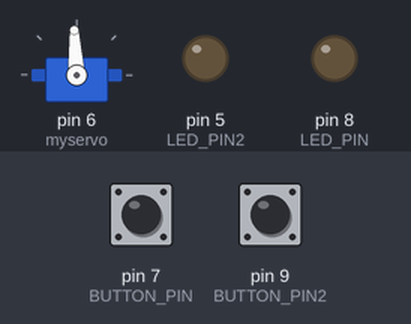
This sketch was run on a simulated Arduino Uno, built with avr-gcc and run on an emulated ATmega328P. Shown: servo, output pins drawn as LEDs (lit = HIGH). The test bench sets the inputs (shaded band); at power-on: pin 7 (BUTTON_PIN) LOW, pin 9 (BUTTON_PIN2) LOW.

Above: at 1.2 s.
1.3 s: pin 7 (BUTTON_PIN) pulled HIGH for 0.15 s
At 1.8 s:
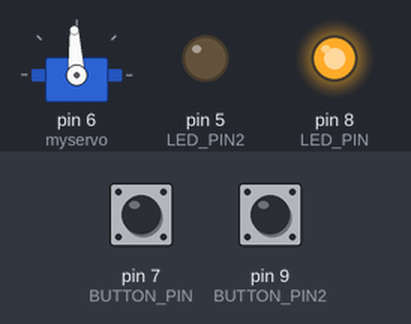
Timing chart, 0 to 11.9 s (numbered marks = the images above; inputs shaded):
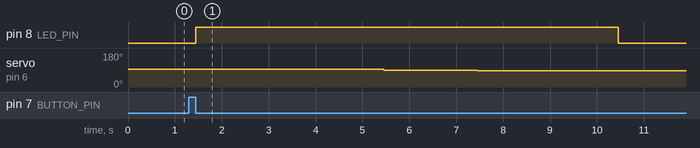

Measured:
- after the input at 1.3 s, pin 8 (LED_PIN): LOW → HIGH after 0.15 s, → LOW 9.0 s later; servo on pin 6 (myservo): 93° → 89° after 4.2 s, → 86° 2.0 s later

The sketch:

proiect.ino
```cpp
#include <Servo.h>

#define BUTTON_PIN2 9
#define LED_PIN 8
#define BUTTON_PIN 7
#define LED_PIN2 5

Servo myservo;
byte lastButtonState = LOW;
byte lastButtonState2 = LOW;
byte ledState;
int count = 0;
unsigned long debounceDuration = 50;
unsigned long lastTimeButtonStateChanged = 0;


void setup() {
  pinMode(LED_PIN, OUTPUT);
  pinMode(LED_PIN2, OUTPUT);
  pinMode(BUTTON_PIN, INPUT);
  pinMode(BUTTON_PIN2, INPUT);
  myservo.attach(6);
  myservo.writeMicroseconds(1500);
}
void loop() {
  myservo.detach();

  if (millis() - lastTimeButtonStateChanged > debounceDuration) {
    byte buttonState = digitalRead(BUTTON_PIN);
    byte buttonState2 = digitalRead(BUTTON_PIN2);
    if (buttonState != lastButtonState) {
      lastTimeButtonStateChanged = millis();
      lastButtonState = buttonState;
      button1(buttonState);
    } else if (buttonState2 != lastButtonState2) {
        lastTimeButtonStateChanged = millis();
        lastButtonState2 = buttonState2;
        button2(buttonState2);
    }
  }
}

void button1(byte buttonState) {
  if (buttonState == LOW)  {
    count++;
    if (count < 3) {
      digitalWrite(LED_PIN, HIGH);
      motor();
      digitalWrite(LED_PIN, LOW);
    }
    else if(count==3) {
      digitalWrite(LED_PIN, HIGH);
      motor();
      digitalWrite(LED_PIN, LOW);
      digitalWrite(LED_PIN2, HIGH);
    }
    else {
      digitalWrite(LED_PIN2, HIGH);
    }
  }
}

void button2(byte buttonState2) {
  ledState = digitalRead(LED_PIN2);
  if (buttonState2 == LOW)  {
    count--;
    motor();
    if (count < 3) {
      digitalWrite(LED_PIN2, LOW);
    }
  }
}

void motor() {
  myservo.attach(6);
  delay(1000);

  // valorile de mai jos sunt specifice doar
  // servomotorului meu din cate am observat
  myservo.write(93); // motorul se misca antiorar
  delay(3000);

  myservo.write(89); // motorul in stare neutra
  delay(2000);

  myservo.write(86); // motorul se misca in sens orar
  delay(3000);
}
```
